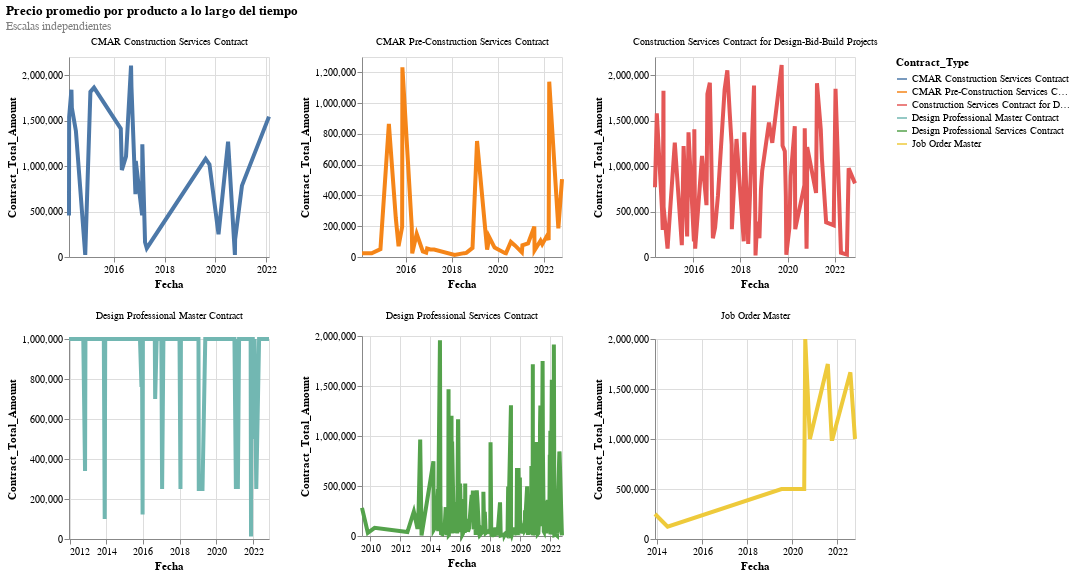

The code cell stored with this chart in its notebook:
### Code cell
# Gráfica por producto
plot.properties(width=200, height=200).facet(alt.Facet('Contract_Type:N', title=None),
            columns=3
    ).resolve_axis(
        x='independent',
        y='independent'
    ).resolve_scale(
        x='independent', 
        y='independent'
).properties(title={
      "text": ["Precio promedio por producto a lo largo del tiempo"], 
      "subtitle": ["Escalas independientes"],
      "color": "black",
      "subtitleColor": "grey"}
    )

### Figure 1 — Vega-Lite specification as saved in the notebook (floating-point values rounded to 4 significant figures; data arrays with more than 128 entries replaced by an {"elided": "..."} marker saying what was removed)
{"config": {"view": {"continuousWidth": 300, "continuousHeight": 300}}, "data": {"name": "data-73233c47f0a18284b1ed00cfd0ebeffe"}, "facet": {"field": "Contract_Type", "title": null, "type": "nominal"}, "spec": {"mark": {"type": "line", "size": 4}, "encoding": {"color": {"field": "Contract_Type", "title": "Contract_Type", "type": "nominal"}, "x": {"field": "Signed_date", "title": "Fecha", "type": "temporal"}, "y": {"field": "Contract_Total_Amount", "title": "Contract_Total_Amount", "type": "quantitative"}}, "height": 200, "title": "Precio promedio de productos a lo largo del tiempo", "width": 200}, "columns": 3, "resolve": {"axis": {"x": "independent", "y": "independent"}, "scale": {"x": "independent", "y": "independent"}}, "title": {"text": ["Precio promedio por producto a lo largo del tiempo"], "subtitle": ["Escalas independientes"], "color": "black", "subtitleColor": "grey"}, "$schema": "https://vega.github.io/schema/vega-lite/v5.14.1.json", "datasets": {"data-73233c47f0a18284b1ed00cfd0ebeffe": {"elided": "485 records"}}}
